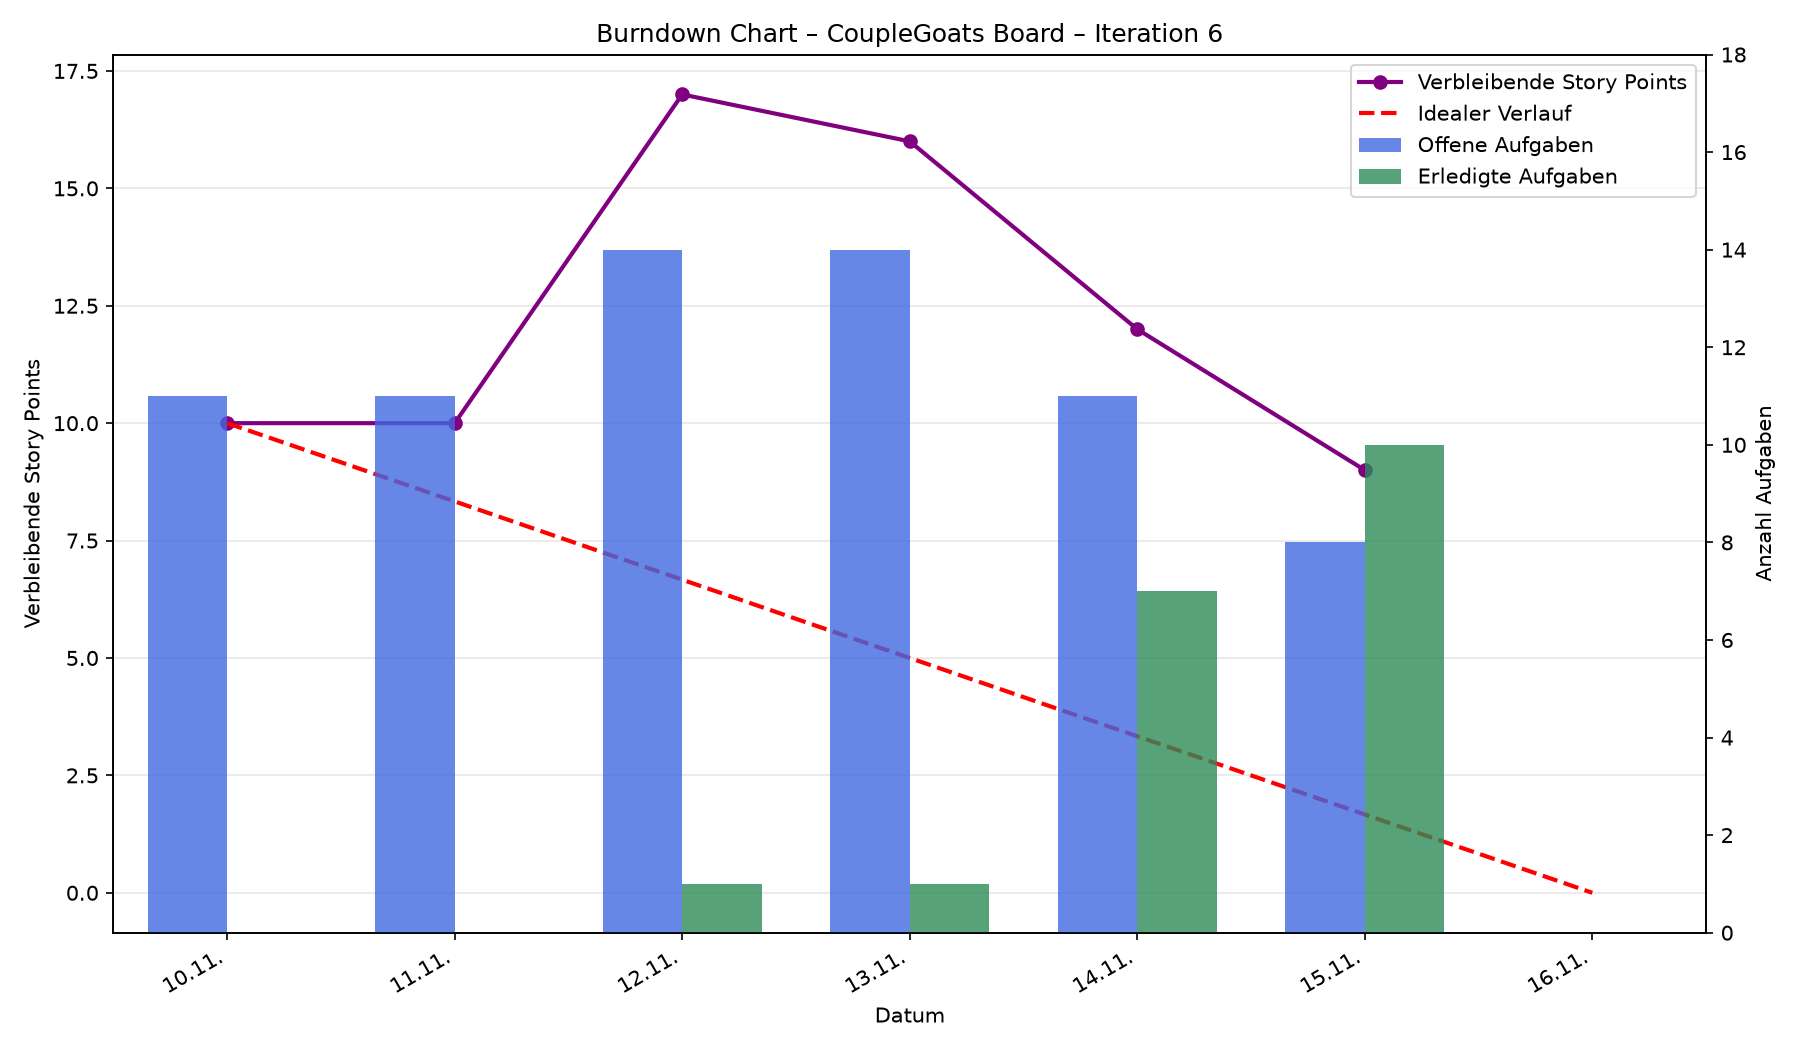

The Python source for this figure:
# AI-generated code
import csv
import os
import re
import shutil
from collections import defaultdict
from datetime import date, datetime, timedelta
from pathlib import Path

import matplotlib
matplotlib.use("Agg")
import matplotlib.dates as mdates
import matplotlib.pyplot as plt
import requests


TOKEN = os.environ.get("PROJECTS_TOKEN", "")
OWNER = os.environ["OWNER"]
PROJECT_NUMBER = int(os.environ["PROJECT_NUMBER"])

GRAPHQL_URL = "https://api.github.com/graphql"
HEADERS = {"Authorization": f"Bearer {TOKEN}"}

# Neuer Ordner für alle Iterationen
HISTORY_DIR = Path("burndown-history")

# Bisherige Dateien zur einmaligen Übernahme
LEGACY_DATA_FILE = Path("burndown-data.csv")
LEGACY_CHART_FILE = Path("burndown.png")

CSV_FIELDS = [
    "date",
    "sprint",
    "sprint_start",
    "remaining_points",
    "open_tasks",
    "completed_tasks",
]


def github_query(query, variables=None):
    response = requests.post(
        GRAPHQL_URL,
        headers=HEADERS,
        json={"query": query, "variables": variables or {}},
        timeout=30,
    )
    response.raise_for_status()
    result = response.json()

    if result.get("errors"):
        raise RuntimeError(result["errors"])

    return result["data"]


QUERY = """
query($owner: String!, $number: Int!, $cursor: String) {
  user(login: $owner) {
    projectV2(number: $number) {
      title
      items(first: 100, after: $cursor) {
        pageInfo {
          hasNextPage
          endCursor
        }
        nodes {
          content {
            ... on Issue {
              title
            }
            ... on PullRequest {
              title
            }
          }
          fieldValues(first: 50) {
            nodes {
              ... on ProjectV2ItemFieldNumberValue {
                number
                field {
                  ... on ProjectV2FieldCommon {
                    name
                  }
                }
              }
              ... on ProjectV2ItemFieldSingleSelectValue {
                name
                field {
                  ... on ProjectV2FieldCommon {
                    name
                  }
                }
              }
              ... on ProjectV2ItemFieldIterationValue {
                title
                startDate
                duration
                field {
                  ... on ProjectV2IterationField {
                    name
                  }
                }
              }
            }
          }
        }
      }
    }
  }
}
"""


def safe_filename_part(value):
    """
    Bereitet den Iterationstitel für einen Dateinamen auf.
    Unzulässige Zeichen werden durch Bindestriche ersetzt.
    """
    value = re.sub(r'[<>:"/\\|?*\x00-\x1f]', "-", value)
    value = value.strip(" .")

    return value or "Iteration"


def get_history_paths(iteration_title, sprint_start):
    """
    Erstellt die Dateipfade für eine Iteration.

    Normalerweise entstehen beispielsweise:
    Iteration 1 BDC.csv
    Iteration 1 BDC.png

    Falls ein Iterationstitel später erneut mit einem anderen
    Startdatum verwendet wird, wird das Startdatum ergänzt,
    damit ältere Daten nicht überschrieben werden.
    """
    title = safe_filename_part(iteration_title)

    base_name = f"{title} BDC"
    data_file = HISTORY_DIR / f"{base_name}.csv"
    chart_file = HISTORY_DIR / f"{base_name}.png"

    if data_file.exists():
        with data_file.open(
            "r", newline="", encoding="utf-8"
        ) as file:
            existing_starts = {
                row.get("sprint_start", "")
                for row in csv.DictReader(file)
                if row.get("sprint_start")
            }

        if existing_starts and existing_starts != {sprint_start}:
            base_name = f"{title} - {sprint_start} BDC"
            data_file = HISTORY_DIR / f"{base_name}.csv"
            chart_file = HISTORY_DIR / f"{base_name}.png"

    return data_file, chart_file


def migrate_legacy_files():
    """
    Übernimmt vorhandene burndown-data.csv und burndown.png
    aus dem Hauptverzeichnis in den Verlaufsordner.

    Die vorhandenen CSV-Daten werden nach Iteration und
    Startdatum archiviert. Die alte PNG-Datei wird dem
    zuletzt aufgezeichneten Sprint zugeordnet.
    """
    if not LEGACY_DATA_FILE.exists():
        return

    with LEGACY_DATA_FILE.open(
        "r", newline="", encoding="utf-8"
    ) as file:
        legacy_rows = list(csv.DictReader(file))

    grouped_rows = defaultdict(list)

    for row in legacy_rows:
        sprint_start = (row.get("sprint_start") or "").strip()

        if not sprint_start:
            continue

        sprint_title = (row.get("sprint") or "Iteration").strip()

        grouped_rows[(sprint_title, sprint_start)].append(row)

    # Ohne gültige historische Einträge nichts entfernen.
    if not grouped_rows:
        return

    HISTORY_DIR.mkdir(parents=True, exist_ok=True)

    # CSV-Daten jeder gefundenen Iteration archivieren.
    for (sprint_title, sprint_start), rows in grouped_rows.items():
        data_file, _ = get_history_paths(
            sprint_title,
            sprint_start,
        )

        # Bereits vorhandene historische Daten nicht überschreiben.
        if data_file.exists():
            continue

        with data_file.open(
            "w", newline="", encoding="utf-8"
        ) as file:
            writer = csv.DictWriter(
                file,
                fieldnames=CSV_FIELDS,
            )
            writer.writeheader()

            for row in sorted(rows, key=lambda item: item.get("date", "")):
                writer.writerow({
                    field: row.get(field, "")
                    for field in CSV_FIELDS
                })

    # Die bisherige PNG-Datei gehört zum zuletzt
    # aufgezeichneten Sprint der alten CSV-Datei.
    newest_key = max(
        grouped_rows.keys(),
        key=lambda item: item[1],
    )

    _, legacy_chart_target = get_history_paths(
        newest_key[0],
        newest_key[1],
    )

    if LEGACY_CHART_FILE.exists() and not legacy_chart_target.exists():
        shutil.copy2(
            LEGACY_CHART_FILE,
            legacy_chart_target,
        )

    # Die bisherigen Dateien wurden archiviert.
    # Ihre Entfernung wird von git add -A erfasst.
    LEGACY_DATA_FILE.unlink(missing_ok=True)
    LEGACY_CHART_FILE.unlink(missing_ok=True)

    print("Bisherige Burndown-Dateien wurden archiviert.")


def get_project():
    items = []
    cursor = None
    project_title = None

    while True:
        data = github_query(
            QUERY,
            {
                "owner": OWNER,
                "number": PROJECT_NUMBER,
                "cursor": cursor,
            },
        )

        user = data.get("user")

        if user is None:
            raise RuntimeError(
                "GitHub-Benutzer nicht gefunden. OWNER prüfen."
            )

        project = user.get("projectV2")

        if project is None:
            raise RuntimeError(
                "Project nicht gefunden. OWNER und PROJECT_NUMBER prüfen."
            )

        project_title = project["title"]
        page = project["items"]
        items.extend(page["nodes"])

        if not page["pageInfo"]["hasNextPage"]:
            break

        cursor = page["pageInfo"]["endCursor"]

    return project_title, items


def get_fields(item):
    result = {
        "estimate": 0,
        "status": "",
        "iteration": None,
    }

    for value in item["fieldValues"]["nodes"]:
        if not value:
            continue

        field = value.get("field") or {}
        name = field.get("name", "").lower()

        if name == "estimate":
            result["estimate"] = value.get("number") or 0

        elif name == "status":
            result["status"] = value.get("name", "")

        elif name == "iteration":
            result["iteration"] = value

    return result


def same_iteration(first, second):
    return (
        first is not None
        and second is not None
        and first.get("title") == second.get("title")
        and first.get("startDate") == second.get("startDate")
    )


def main():
    today = date.today()
    project_title, items = get_project()

    # Aktuelle Iteration anhand von Startdatum und Dauer finden.
    active_iteration = None

    for item in items:
        fields = get_fields(item)
        iteration = fields["iteration"]

        if not iteration or not iteration.get("startDate"):
            continue

        start = date.fromisoformat(iteration["startDate"])
        end = start + timedelta(days=iteration["duration"])

        if start <= today < end:
            active_iteration = iteration
            break

    if active_iteration is None:
        raise RuntimeError(
            "Keine aktive Iteration gefunden. Prüfe das Iteration-Feld "
            "und das Startdatum eures Sprints."
        )

    # Verlaufsordner erstellen und alte Dateien übernehmen.
    HISTORY_DIR.mkdir(parents=True, exist_ok=True)
    migrate_legacy_files()

    # Dateinamen aus dem tatsächlichen GitHub-Iterationstitel bilden.
    data_file, chart_file = get_history_paths(
        active_iteration["title"],
        active_iteration["startDate"],
    )

    # Story Points und Aufgaben der aktuellen Iteration zählen.
    remaining_points = 0
    open_tasks = 0
    completed_tasks = 0

    for item in items:
        if not item.get("content"):
            continue

        fields = get_fields(item)
        iteration = fields["iteration"]

        if not same_iteration(iteration, active_iteration):
            continue

        if fields["status"].strip().lower() == "done":
            completed_tasks += 1
        else:
            open_tasks += 1
            remaining_points += fields["estimate"]

    print(f"Projekt: {project_title}")
    print(f"Iteration: {active_iteration['title']}")
    print(f"Verbleibende Story Points: {remaining_points}")
    print(f"Offene Aufgaben: {open_tasks}")
    print(f"Erledigte Aufgaben: {completed_tasks}")
    print(f"CSV-Zieldatei: {data_file}")
    print(f"PNG-Zieldatei: {chart_file}")

    # Vorhandene Tageswerte dieser Iteration laden.
    history = {}

    if data_file.exists():
        with data_file.open(
            "r", newline="", encoding="utf-8"
        ) as file:
            for row in csv.DictReader(file):
                if row.get("sprint_start") != active_iteration["startDate"]:
                    continue

                history[row["date"]] = {
                    "remaining_points": float(
                        row.get("remaining_points") or 0
                    ),
                    "open_tasks": int(row.get("open_tasks") or 0),
                    "completed_tasks": int(
                        row.get("completed_tasks") or 0
                    ),
                }

    # Heutigen Messwert aktualisieren oder neu hinzufügen.
    # Mehrere Läufe am selben Tag erzeugen keinen zusätzlichen Tageswert.
    history[today.isoformat()] = {
        "remaining_points": remaining_points,
        "open_tasks": open_tasks,
        "completed_tasks": completed_tasks,
    }

    # CSV nur für die aktuelle Iteration schreiben.
    with data_file.open(
        "w", newline="", encoding="utf-8"
    ) as file:
        writer = csv.DictWriter(
            file,
            fieldnames=CSV_FIELDS,
        )
        writer.writeheader()

        for recorded_date in sorted(history):
            values = history[recorded_date]

            writer.writerow({
                "date": recorded_date,
                "sprint": active_iteration["title"],
                "sprint_start": active_iteration["startDate"],
                "remaining_points": values["remaining_points"],
                "open_tasks": values["open_tasks"],
                "completed_tasks": values["completed_tasks"],
            })

    # Daten für die Grafik vorbereiten.
    dates = sorted(history)

    chart_dates = [
        datetime.strptime(
            recorded_date, "%Y-%m-%d"
        ).date()
        for recorded_date in dates
    ]

    remaining_values = [
        history[recorded_date]["remaining_points"]
        for recorded_date in dates
    ]

    open_values = [
        history[recorded_date]["open_tasks"]
        for recorded_date in dates
    ]

    completed_values = [
        history[recorded_date]["completed_tasks"]
        for recorded_date in dates
    ]

    sprint_start = date.fromisoformat(
        active_iteration["startDate"]
    )

    sprint_end = sprint_start + timedelta(
        days=active_iteration["duration"]
    )

    # Zwei Y-Achsen:
    # links Story Points, rechts Anzahl Aufgaben.
    fig, ax1 = plt.subplots(figsize=(12, 7))
    ax2 = ax1.twinx()

    # Tatsächlich verbleibende Story Points.
    line_remaining, = ax1.plot(
        chart_dates,
        remaining_values,
        color="purple",
        marker="o",
        linewidth=2,
        label="Verbleibende Story Points",
    )

    # Idealer Verlauf bis zum Sprintende.
    first_date = chart_dates[0]
    total_days = (sprint_end - first_date).days

    if total_days > 0:
        ideal_dates = [
            first_date + timedelta(days=i)
            for i in range(total_days + 1)
        ]

        ideal_values = [
            remaining_values[0] * (1 - i / total_days)
            for i in range(total_days + 1)
        ]

        line_ideal, = ax1.plot(
            ideal_dates,
            ideal_values,
            color="red",
            linestyle="--",
            linewidth=2,
            label="Idealer Verlauf",
        )
    else:
        line_ideal, = ax1.plot(
            [],
            [],
            color="red",
            linestyle="--",
            linewidth=2,
            label="Idealer Verlauf",
        )

    # Zwei nebeneinanderstehende Balken pro Tag.
    date_numbers = mdates.date2num(chart_dates)
    bar_width = 0.35

    bars_open = ax2.bar(
        date_numbers - bar_width / 2,
        open_values,
        width=bar_width,
        color="royalblue",
        alpha=0.8,
        label="Offene Aufgaben",
    )

    bars_completed = ax2.bar(
        date_numbers + bar_width / 2,
        completed_values,
        width=bar_width,
        color="seagreen",
        alpha=0.8,
        label="Erledigte Aufgaben",
    )

    # Achsen, Datumsformat und Diagrammtitel.
    ax1.set_title(
        f"Burndown Chart – {project_title} – "
        f"{active_iteration['title']}"
    )
    ax1.set_xlabel("Datum")
    ax1.set_ylabel("Verbleibende Story Points")
    ax2.set_ylabel("Anzahl Aufgaben")

    max_tasks = max(
        (
            open_values[i] + completed_values[i]
            for i in range(len(dates))
        ),
        default=0,
    )

    ax2.set_ylim(0, max_tasks if max_tasks > 0 else 1)

    ax1.xaxis_date()
    ax1.xaxis.set_major_formatter(
        mdates.DateFormatter("%d.%m.")
    )

    ax1.set_xlim(
        mdates.date2num(first_date) - 0.5,
        mdates.date2num(sprint_end) + 0.5,
    )

    ax1.grid(True, axis="y", alpha=0.3)

    # Gemeinsame Legende.
    handles = [
        line_remaining,
        line_ideal,
        bars_open,
        bars_completed,
    ]

    labels = [
        handle.get_label()
        for handle in handles
    ]

    ax1.legend(
        handles,
        labels,
        loc="upper right",
    )

    fig.autofmt_xdate()
    fig.tight_layout()

    # PNG für die aktuelle Iteration speichern.
    # Frühere Iterationen werden nicht überschrieben.
    fig.savefig(chart_file, dpi=150)
    plt.close(fig)

    print(f"Chart gespeichert: {chart_file}")
    print(f"Daten gespeichert: {data_file}")
    print("Aktuelle Chart-Daten:")

    for recorded_date in dates:
        print(recorded_date, history[recorded_date])


if __name__ == "__main__":
    main()
